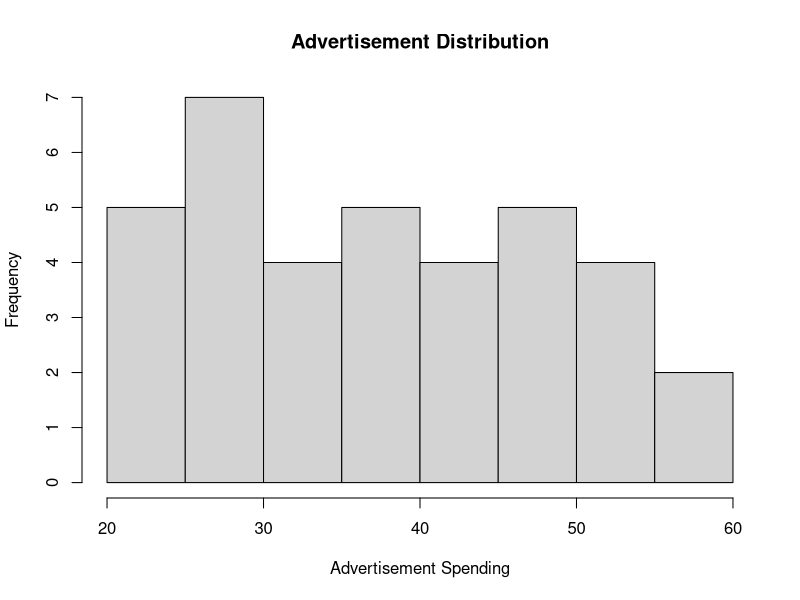
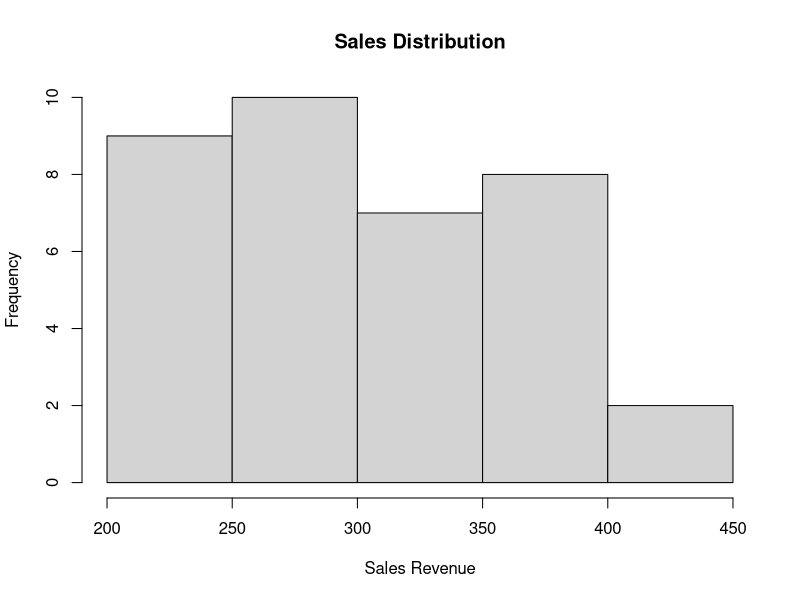
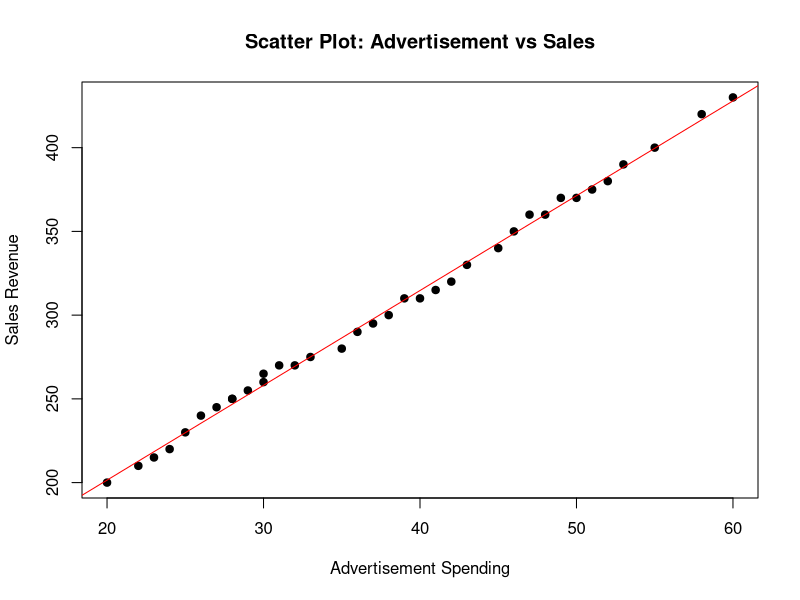

Generate these figures, in order, with R:
# =====================================================
# ADVERTISEMENT SPENDING AND SALES RELATIONSHIP
# =====================================================

# Sample Monthly Data for 3 Years (36 Months)

Advertisement <- c(20,22,25,30,28,35,40,38,45,50,48,55,
                   23,26,27,32,30,36,42,39,46,52,49,58,
                   24,28,29,33,31,37,43,41,47,53,51,60)

Sales <- c(200,210,230,260,250,280,310,300,340,370,360,400,
           215,240,245,270,265,290,320,310,350,380,370,420,
           220,250,255,275,270,295,330,315,360,390,375,430)

data <- data.frame(Advertisement, Sales)

# -----------------------------------------------------
# 1. Univariate EDA
# -----------------------------------------------------

cat("Summary of Advertisement Spending:\n")
print(summary(data$Advertisement))

cat("\nSummary of Sales Revenue:\n")
print(summary(data$Sales))

cat("\nStandard Deviation:\n")
cat("Advertisement SD:", sd(data$Advertisement), "\n")
cat("Sales SD:", sd(data$Sales), "\n")

# Histograms
hist(data$Advertisement, main="Advertisement Distribution",
     xlab="Advertisement Spending")

hist(data$Sales, main="Sales Distribution",
     xlab="Sales Revenue")


# -----------------------------------------------------
# 2. Covariance
# -----------------------------------------------------

cov_value <- cov(data$Advertisement, data$Sales)
cat("\nCovariance between Advertisement and Sales:\n")
print(cov_value)


# -----------------------------------------------------
# 3. Correlation Coefficient
# -----------------------------------------------------

cor_value <- cor(data$Advertisement, data$Sales)
cat("\nCorrelation Coefficient:\n")
print(cor_value)

if(cor_value > 0.7){
  cat("Strong Positive Relationship\n")
} else if(cor_value > 0.3){
  cat("Moderate Positive Relationship\n")
} else {
  cat("Weak Relationship\n")
}


# -----------------------------------------------------
# 4. Scatter Plot
# -----------------------------------------------------

plot(data$Advertisement, data$Sales,
     main="Scatter Plot: Advertisement vs Sales",
     xlab="Advertisement Spending",
     ylab="Sales Revenue",
     pch=19)

abline(lm(Sales ~ Advertisement, data=data), col="red")


# -----------------------------------------------------
# 5. Difference Between Covariance and Correlation
# -----------------------------------------------------

cat("\nDifference Explanation:\n")
cat("Covariance measures direction of relationship but is scale dependent.\n")
cat("Correlation measures strength and direction, and is standardized between -1 and +1.\n")
